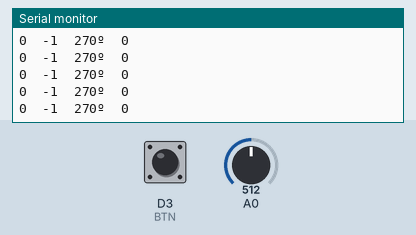
The sketch below on a simulated ESP8266 (NodeMCU). Shown: the last lines printed to the serial monitor. The inputs (shaded band) are chosen by the test bench; at power-on: A0 = 512, D3 (BTN) HIGH.

Above: at 1.2 s.
1.3 s: A0 set to 900
At 1.31 s:
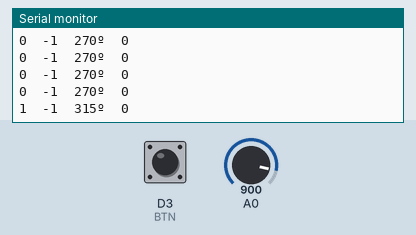
2.8 s: D3 (BTN) pulled LOW for 0.15 s
At 2.91 s:
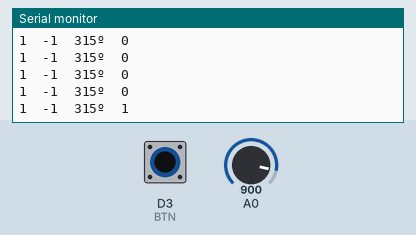
4.4 s: D3 (BTN) pulled LOW for 1 s
At 4.51 s:
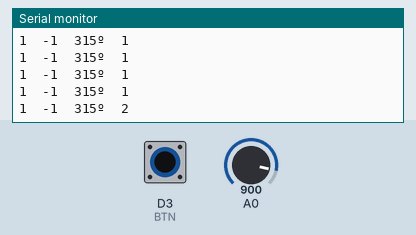
6.9 s: A0 set to 716
At 6.91 s:
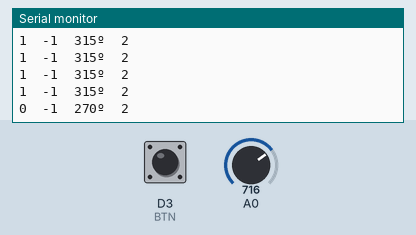
Timing chart, 0 to 9.4 s (numbered marks = the images above; inputs shaded):
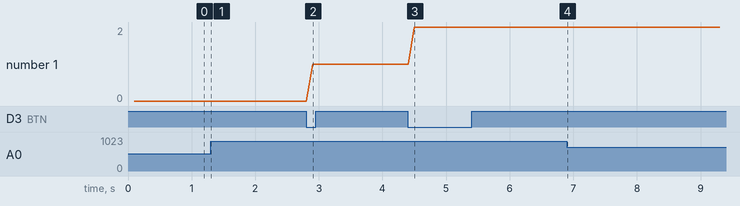

The sketch:

JOYSTICK.ino
```cpp
#define BTN D3
#define MUX_S0 D0
#define MUX_S1 D1
#define MUX_S2 D2
#define MUX_S3 D4
#define delay_time 100L  // long 100 [ms]
#define delay_btn 50L    // long 50 [ms]
#define db_time 5L       // long 10 [ms] tempo descartado para debounce

unsigned long ref_time_joy = 0;
unsigned long ref_time_btn = 0;
int16_t x_joy = 0;
int16_t y_joy = 0;
int16_t c_joy = 0;
bool flag_btn = 0;  // variável auxiliar para leitura de borda

uint16_t calc_angle(int16_t x_joy, int16_t y_joy);

// lê a borda de descida de um botão com resistor de pull-up:
// retorna 1-botão pressionado / 0-caso contrário
bool read_btn(uint8_t pin, bool *flag_btn, uint8_t debounce_time);

void setup() {
  analogWriteRange(1023);
  analogWriteFreq(1000);
  Serial.begin(115200);
  while (!Serial) delay(100);
  pinMode(BTN, INPUT_PULLUP);
  pinMode(MUX_S0, OUTPUT);
  pinMode(MUX_S1, OUTPUT);
  pinMode(MUX_S2, OUTPUT);
  pinMode(MUX_S3, OUTPUT);
  digitalWrite(MUX_S0, 0);
  digitalWrite(MUX_S1, 0);
  digitalWrite(MUX_S2, 0);
  digitalWrite(MUX_S3, 0);
  ref_time_joy = millis();
  ref_time_btn = millis();
}

void loop() {
  if (millis() - ref_time_joy >= delay_time) {
    ref_time_joy = millis();
    digitalWrite(MUX_S0, 0);
    digitalWrite(MUX_S1, 0);
    analogRead(A0);  // descarte da primeira leitura
    x_joy = map(analogRead(A0), 0, 1024, -1, 1);
    digitalWrite(MUX_S0, 1);
    digitalWrite(MUX_S1, 0);
    analogRead(A0);  // descarte da primeira leitura
    y_joy = map(analogRead(A0), 1024, 0, -1, 1);
    Serial.print(x_joy);
    Serial.print("\t");
    Serial.print(y_joy);
    Serial.print("\t");
    Serial.print(calc_angle(x_joy, y_joy));
    Serial.print("º");
    Serial.print("\t");
    Serial.println(c_joy);
  }

  if (millis() - ref_time_btn >= delay_btn) {
    ref_time_btn = millis();
    if (read_btn(BTN, &flag_btn, db_time)) {
      c_joy++;
    }
  }
}

uint16_t calc_angle(int16_t x_joy, int16_t y_joy) {
  if (x_joy == 1 && y_joy == 0) return 0;
  if (x_joy == 1 && y_joy == 1) return 45;
  if (x_joy == 0 && y_joy == 1) return 90;
  if (x_joy == -1 && y_joy == 1) return 135;
  if (x_joy == -1 && y_joy == 0) return 180;
  if (x_joy == -1 && y_joy == -1) return 225;
  if (x_joy == 0 && y_joy == -1) return 270;
  if (x_joy == 1 && y_joy == -1) return 315;
  return 999;
}

bool read_btn(uint8_t pin, bool *flag_btn, uint8_t debounce_time) {
  bool value = 0;
  if (!digitalRead(pin)) {
    if (*flag_btn) {
      if (debounce_time > 0) {
        unsigned long t_aux = millis();
        while ((millis() - t_aux >= db_time)) {}
      }
      if (!digitalRead(pin)) value = 1;
      *flag_btn = 0;
    }
  } else *flag_btn = 1;
  return value;
}
```

Measured:
- after the input at 1.3 s, the serial monitor: prints a new line at once (image 1)
- after the input at 2.8 s, the serial monitor: prints a new line after 0.10 s (image 2)
- after the input at 4.4 s, the serial monitor: prints a new line after 0.10 s (image 3)
- after the input at 6.9 s, the serial monitor: prints a new line at once (image 4)
- plotted number 1: 1 → 2 after the input at 4.4 s
